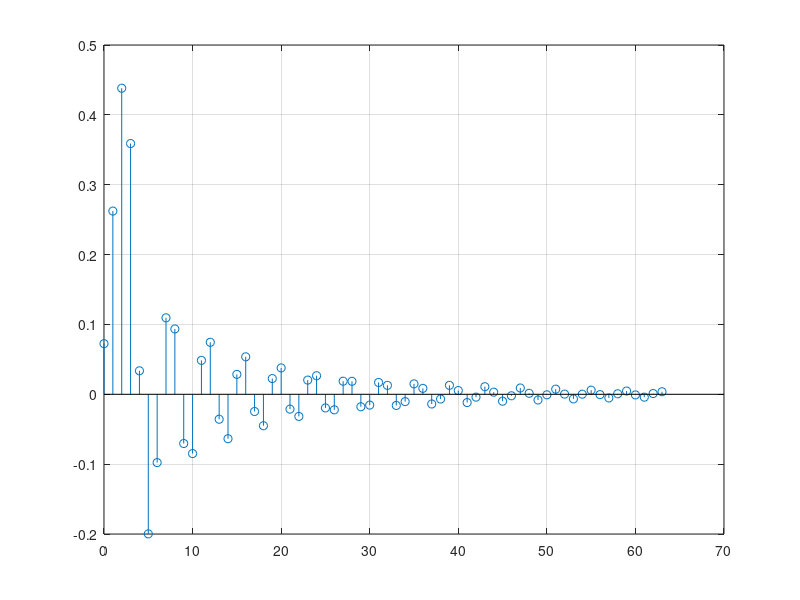
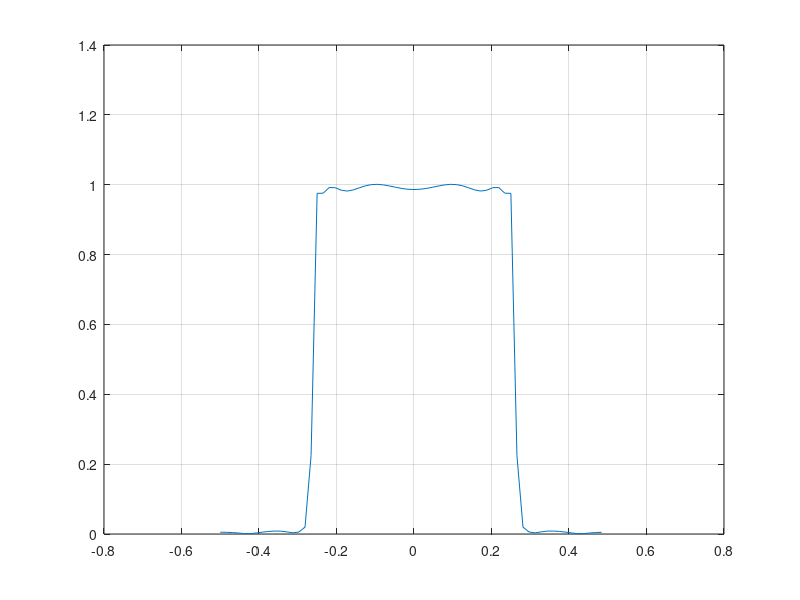
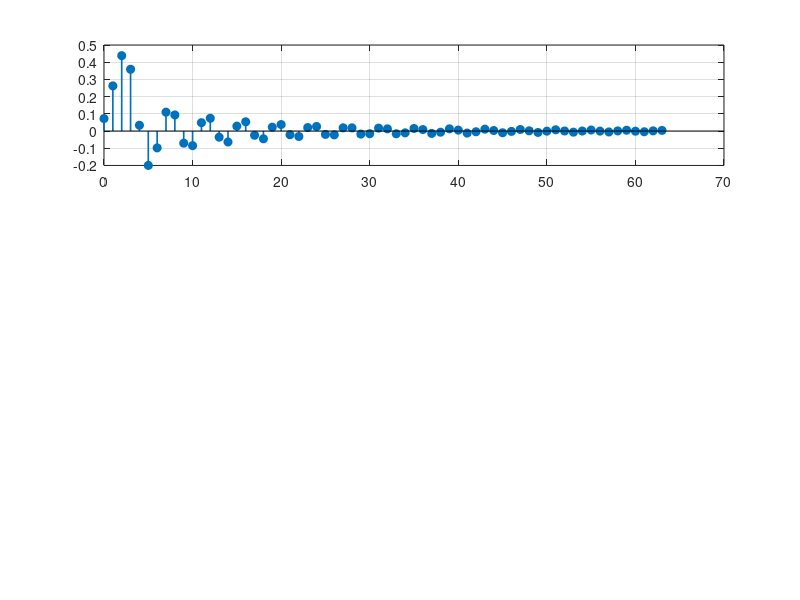

Write the MATLAB code that produced these figures, in order. (Note: this script raises an error after producing the figures.)
%% Q3
clear; close all; clc;
% Filter a delta function signal with a length of 64 samples with the stable filter from question 1. Make
% a Fourier transform of the impulse response and compare this transfer function to the one calculated
% with your function transfer. Make plots of the transfer function with an amplification in dB. Are
% the two transfer functions exactly alike and if not, why?

%% Define the delta function
N = 64;
n = 0:N-1;

delta = zeros(1,N); % Function of length 64 
delta(1,1) = 1; % with one spike corresponding to dirac(x) 

%% Stable Filter F1 (REPITITION FROM Q1)
close all; clc;

B1 = [0.0725 0.2200 0.4085 0.4883 0.4085 0.2200 0.0725];
A1 = [1.0000 -0.5835 1.7021 -0.8477 0.8401 -0.2823 0.0924];


% Compute impulse responses
h1 = filter(B1, A1, delta);   % Filter 1 (expected stable)
stem(n, h1)
grid on

% Stable Filter F1 Fourier transform

H1 = fftshift(fft(h1));
axis = -N/2:(N-1)/2;

figure;
plot(axis/N, abs(H1))
grid on

figure;
plot(axis/N, angle(H1))


%% 
close all; clc;
freq_axis = linspace(-0.5, 0.5, N);  % normalized frequency axis

% 1. Impulse Response
subplot(3,1,1);
stem(n, h1, 'filled', 'LineWidth', 1.2);
grid on; 
title('Impulse Response h_1[n]', 'FontWeight', 'bold', FontSize=20);
xlabel('n (samples)', FontSize=20);
ylabel('Amplitude', FontSize=20);
xlim([0 N-1]);

% 2. Magnitude Response (in dB)
subplot(3,1,2);
plot(freq_axis, abs(H1), 'LineWidth', 2);
grid on; 
title('Magnitude Response |H_1(f)|', 'FontWeight', 'bold', FontSize=20);
xlabel('Normalized Frequency (f/fs)', FontSize=20);
ylabel('Magnitude |H(f)|', FontSize=20);
ylim([-0.5 1.5]);

% 3. Phase (Angle) Response
subplot(3,1,3);
plot(freq_axis, angle(H1), 'LineWidth', 2);
grid on; 
title('Phase Response ∠H_1(f)', 'FontWeight', 'bold', FontSize=20);
xlabel('Normalized Frequency (f/fs)', FontSize=20);
ylabel('Phase (radians)', FontSize=20);

sgtitle('Filter F1: Impulse, Magnitude, and Phase Responses', 'FontWeight', 'bold', FontSize=22);



%% Impulse from transfer function
close all; clc;

M = 1000
[H1_1, f_1] = transfer(B1, A1, M);

freq_axis_M = linspace(-0.5, 0.5, M);
figure;

plot(freq_axis, 20*log10(abs(H1)/max(abs(H1))), 'LineWidth', 2); hold on;
plot(freq_axis_M+8*(1/M), 20*log10(abs(H1_1)/max(abs(H1_1))), 'LineWidth', 2);
grid on;
title('Magnitude Response Comparison: H_1 and H_11', FontSize=22);
xlabel('Normalized Frequency (f/fs)', FontSize=20);
ylabel('Magnitude (dB)', FontSize=20);
legend('|H_1|', '|H_11|');
ylim([-120 10])
xlim([-0.5 0.5])
%%










function [H, f] = transfer(B, A, M)
%TRANSFER Compute the complex transfer function H(e^{j2πf}) of an IIR filter.
%   [H, f] = transfer(B, A, M) returns the complex frequency response H and
%   the corresponding normalized frequency vector f in [-1/2, 1/2], using M points.
%
%   Inputs:
%     B - row/column vector of numerator coefficients
%     A - row/column vector of denominator coefficients
%     M - number of frequency samples (positive integer)
%
%   Outputs:
%     H - complex frequency response (Mx1)
%     f - normalized frequencies in [-1/2, 1/2] (Mx1)
%
%   Notes:
%     - Frequencies are normalized (cycles/sample). Multiply by fs to get Hz.
%     - This evaluates H(z) on the unit circle with z = e^{j2πf}.

    narginchk(3,3);
    validateattributes(B, {'double','single'}, {'vector','nonempty'}, mfilename, 'B', 1);
    validateattributes(A, {'double','single'}, {'vector','nonempty'}, mfilename, 'A', 2);
    validateattributes(M, {'numeric'}, {'scalar','integer','>=',2}, mfilename, 'M', 3);

    % Ensure column vectors
    B = B(:);
    A = A(:);

    % Frequency vector in [-1/2, 1/2]
    % linspace from -M/2 to M/2 mapped by 1/M gives exactly [-1/2, 1/2]
    f = linspace(-M/2, M/2, M).' / M;   % Mx1

    % Build Vandermonde-like matrices to evaluate sums efficiently:
    % For each frequency f(m), evaluate sum_k B(k)*exp(-j*2*pi*f(m)*kIdx(k))
    kB = (0:numel(B)-1);                      % 1xNb
    kA = (0:numel(A)-1);                      % 1xNa
    EB = exp(-1j*2*pi * f * kB);              % MxNb
    EA = exp(-1j*2*pi * f * kA);              % MxNa

    % Numerator and denominator
    Num = EB * B;                              % Mx1
    Den = EA * A;                              % Mx1

    % Guard against division by ~0 (very sharp notches)
    tiny = 1e-15;
    Den = Den + (abs(Den) < tiny).*tiny;

    H = Num ./ Den;                            % Mx1
end